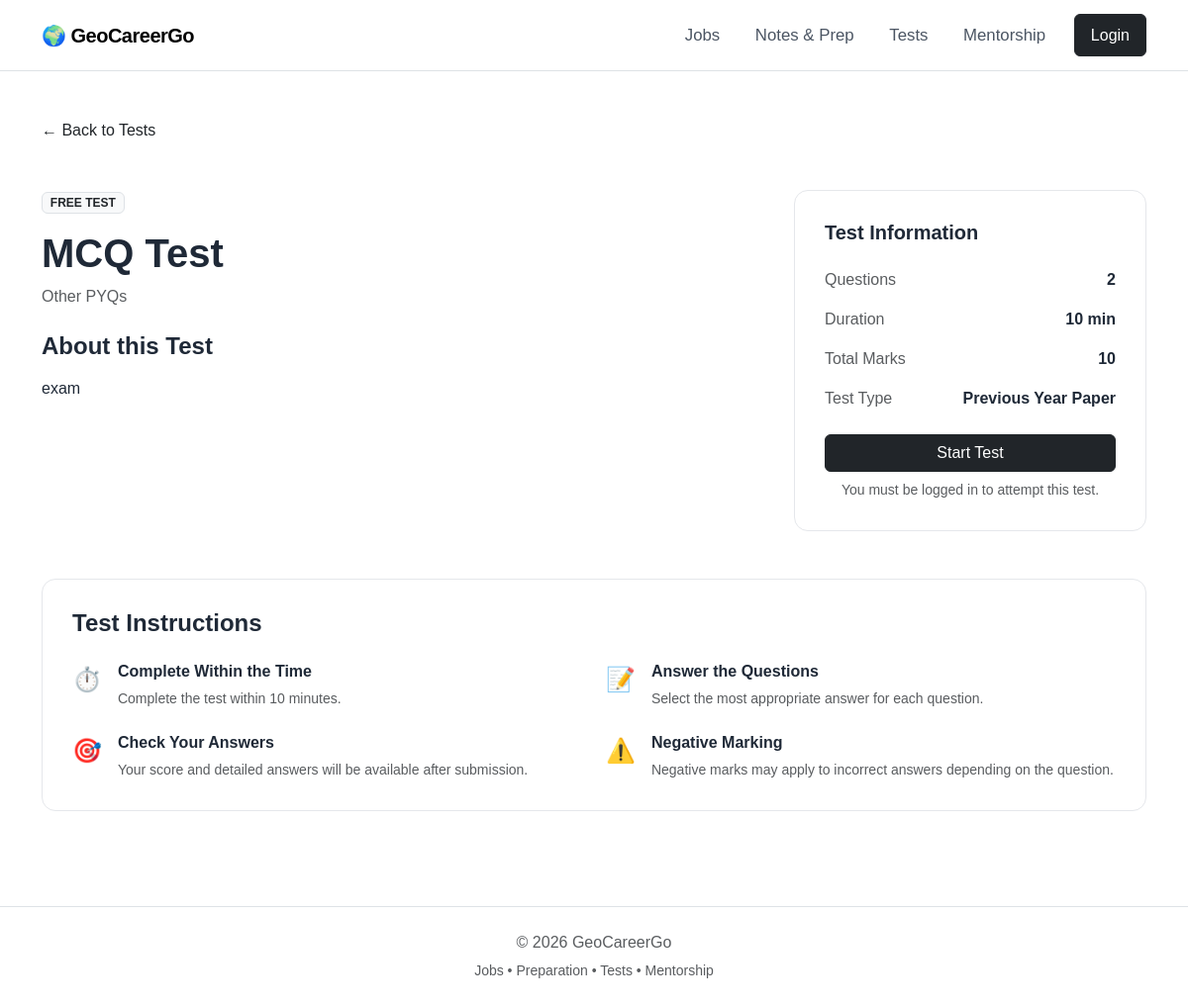
The page /tests/1/ on the database its author committed.
### exam_tests/models.py (models this page shows, shortened)
class Test(models.Model):
    TEST_TYPE_CHOICES = [
        ("pyq", "Previous Year Paper"),
        ("practice", "Practice Quiz"),
        ("series", "Test Series"),
    ]
    CATEGORY_CHOICES = [
        ("gate", "GATE"),
        ("jam", "JAM"),
        ("psu", "PSU"),
        ("net", "NET"),
        ("govt", "Government Exams"),
        ("reasoning", "Reasoning"),
        ("aptitude", "Aptitude"),
        ("verbal", "Verbal"),
        ("other", "Other PYQs"),
    ]
    title = models.CharField(
        max_length=200
    )
    category = models.CharField(
        max_length=20,
        choices=CATEGORY_CHOICES
    )
    test_type = models.CharField(
        max_length=20,
        choices=TEST_TYPE_CHOICES
    )
    description = models.TextField(
        blank=True
    )
    duration_minutes = models.PositiveIntegerField(
        default=30
    )
    total_marks = models.PositiveIntegerField(
        default=0
    )
    is_free = models.BooleanField(
        default=True
    )
    price = models.DecimalField(
        max_digits=8,
        decimal_places=2,
        default=0
    )
    is_active = models.BooleanField(
        default=True
    )
    created_at = models.DateTimeField(
        auto_now_add=True
    )
    updated_at = models.DateTimeField(
        auto_now=True
    )
    class Meta:
        ordering = ["-created_at"]

### exam_tests/views.py (the view)
def test_detail(request, test_id):
    test = get_object_or_404(
        Test,
        id=test_id,
        is_active=True
    )
    return render(
        request,
        "exam_tests/test_detail.html",
        {
            "test": test,
        }
    )

### templates/exam_tests/test_detail.html (shortened to what this page needs)
{% extends "base.html" %}
{% block content %}
<section class="py-5">
    <div class="container">
        <a
            href="{% url 'exam_tests:test_home' %}"
            class="text-decoration-none text-dark"
        >
            ← Back to Tests
        </a>
        <div class="row mt-4 g-4">
            <div class="col-lg-8">
                {% if test.is_free %}
                    <span class="badge bg-light text-dark border mb-3">
                        FREE TEST
                    </span>
                {% else %}
                    <span class="badge bg-dark mb-3">
                        PREMIUM
                    </span>
                {% endif %}
                <h1 class="fw-bold">
                    {{ test.title }}
                </h1>
                <p class="text-muted mt-2">
                    {{ test.get_category_display }}
                </p>
                {% if test.description %}
                <div class="mt-4">
                    <h4 class="fw-bold">
                        About this Test
                    </h4>
                    <p class="text-muted">
                        {{ test.description|linebreaks }}
                    </p>
                </div>
                {% endif %}
            </div>
            <div class="col-lg-4">
                <div class="feature-card">
                    <h5 class="fw-bold mb-4">
                        Test Information
                    </h5>
                    <div class="d-flex justify-content-between mb-3">
                        <span class="text-muted">
                            Questions
                        </span>
                        <strong>
                            {{ test.questions.count }}
                        </strong>
                    </div>
                    <div class="d-flex justify-content-between mb-3">
                        <span class="text-muted">
                            Duration
                        </span>
                        <strong>
                            {{ test.duration_minutes }} min
                        </strong>
                    </div>
                    <div class="d-flex justify-content-between mb-3">
                        <span class="text-muted">
                            Total Marks
                        </span>
                        <strong>
                            {{ test.total_marks }}
                        </strong>
                    </div>
                    <div class="d-flex justify-content-between mb-4">
                        <span class="text-muted">
                            Test Type
                        </span>
                        <strong>
                            {{ test.get_test_type_display }}
                        </strong>
                    </div>
                    {% if test.is_free %}
                        <a
                            href="{% url 'exam_tests:start_test' test.id %}"
                            class="btn btn-dark w-100"
                        >
                            Start Test
                        </a>
                        <p class="text-muted small text-center mt-2 mb-0">
                            You must be logged in to attempt this test.
                        </p>
                    {% endif %}
                </div>
            </div>
        </div>
        <div class="feature-card mt-5">
            <h4 class="fw-bold mb-4">
                Test Instructions
            </h4>
            <div class="row g-4">
                <div class="col-md-6">
                    <div class="d-flex">
                        <div class="me-3 fs-4">
                            ⏱️
                        </div>
                        <div>
                            <h6 class="fw-bold">
                                Complete Within the Time
                            </h6>
                            <p class="text-muted small mb-0">
                                Complete the test within
                                {{ test.duration_minutes }} minutes.
                            </p>
                        </div>
                    </div>
                </div>
                <div class="col-md-6">
                    <div class="d-flex">
                        <div class="me-3 fs-4">
                            📝
                        </div>
                        <div>
                            <h6 class="fw-bold">
                                Answer the Questions
                            </h6>
                            <p class="text-muted small mb-0">
                                Select the most appropriate answer
                                for each question.
                            </p>
                        </div>
                    </div>
                </div>
                <div class="col-md-6">
                    <div class="d-flex">
                        <div class="me-3 fs-4">
                            🎯
                        </div>
                        <div>
                            <h6 class="fw-bold">
                                Check Your Answers
                            </h6>
                            <p class="text-muted small mb-0">
                                Your score and detailed answers
                                will be available after submission.
                            </p>
                        </div>
                    </div>
                </div>
                <div class="col-md-6">
                    <div class="d-flex">
                        <div class="me-3 fs-4">
                            ⚠️
                        </div>
                        <div>
                            <h6 class="fw-bold">
                                Negative Marking
                            </h6>
                            <p class="text-muted small mb-0">
                                Negative marks may apply to incorrect
                                answers depending on the question.
                            </p>
                        </div>
                    </div>
                </div>
            </div>
        </div>
    </div>
</section>
{% endblock %}

### static/css/style.css (style rules this page uses)
body { font-family: Arial, sans-serif; color: #1f2937; background: #ffffff; }
.feature-card { padding: 30px; border: 1px solid #e5e7eb; border-radius: 14px; background: white; transition: 0.2s; }

### rows shown on the page
Test: title "MCQ Test", category "Other PYQs", description "exam", questions.count "2", duration_minutes "10", total_marks "10", test_type "Previous Year Paper"
